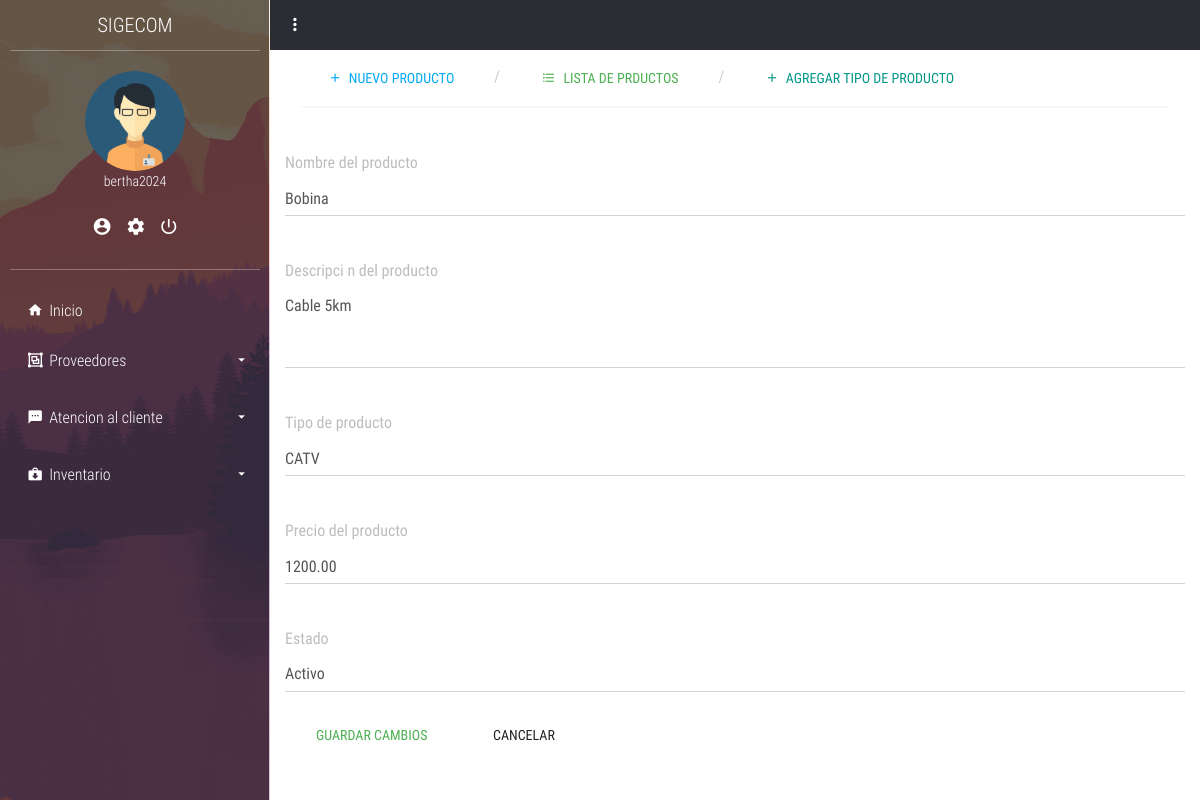
Screenshot of /inventario/productos/editar.php?id_producto=43 (signed in) with the database file from the repository.
### tables this page shows
CREATE TABLE IF NOT EXISTS `usuario` (
  `ID_usuario` int NOT NULL AUTO_INCREMENT,
  `id_personal` int DEFAULT NULL,
  `Nombre_usuario` varchar(50) NOT NULL,
  `Correo` varchar(250) DEFAULT NULL,
  `password` varchar(100) NOT NULL,
  `ID_tipousuario` int DEFAULT NULL,
  `Estado` int DEFAULT '1',
  `confirmado` int NOT NULL DEFAULT '0',
  `codigo` varchar(4) DEFAULT NULL,
  `token` int DEFAULT NULL,
  `fecha` timestamp NOT NULL,
  PRIMARY KEY (`ID_usuario`),
  KEY `ID_tipousuario` (`ID_tipousuario`),
  KEY `id_Personal` (`id_personal`)
);

CREATE TABLE IF NOT EXISTS `productos` (
  `id_producto` int NOT NULL AUTO_INCREMENT,
  `nombre` varchar(100) NOT NULL,
  `descripcion` text,
  `id_tipo_producto` int DEFAULT NULL,
  `precio` decimal(10,2) NOT NULL,
  `fecha_registro` timestamp NULL DEFAULT CURRENT_TIMESTAMP,
  `estado` int DEFAULT '1',
  PRIMARY KEY (`id_producto`),
  KEY `id_tipo_producto` (`id_tipo_producto`)
);

CREATE TABLE IF NOT EXISTS `tipo_producto` (
  `ID_tipo_producto` int NOT NULL AUTO_INCREMENT,
  `Nom_producto` varchar(100) NOT NULL,
  `Estado` int DEFAULT '1',
  PRIMARY KEY (`ID_tipo_producto`)
);

### app/config.php (called while the page is built, shortened)
<?php
$URL = "http://localhost/sigecom/";

### layout/sesion.php (called while the page is built, shortened)
<?php
if (isset($_SESSION['sesion_usuario'])) {
    $nombre_usuario_sesion = $_SESSION['sesion_usuario'];
    $sql = "SELECT u.ID_usuario, u.Nombre_usuario, u.ID_tipousuario, tu.Nombre_tipousuario as rol, p.ID_cargo, u.Correo
            FROM usuario as u
            INNER JOIN tipo_usuario as tu ON u.ID_tipousuario = tu.ID_tipousuario
            INNER JOIN personal as p ON u.id_personal = p.ID_personal
            WHERE Nombre_usuario = :nombre_usuario_sesion";
    $query = $pdo->prepare($sql);
    $query->execute(['nombre_usuario_sesion' => $nombre_usuario_sesion]);
    $usuarios = $query->fetchAll(PDO::FETCH_ASSOC);
    foreach ($usuarios as $usuario) {
        $nombres_sesion = $usuario['Nombre_usuario'];
        $rol_sesion = $usuario['rol'];
    }
} else {
    echo "no existe sesion";
    header('Location: ' . $URL . '/login');
}

### inventario/productos/editar.php (the view, shortened to what this page needs)
<?php
include ('../../app/config.php');
include ('../../layout/sesion.php');
include ('../../layout/parte1.php');
?>
<?php
$id_producto = isset($_GET['id_producto']) ? $_GET['id_producto'] : '';
$consulta_producto = $pdo->prepare("SELECT nombre, descripcion, id_tipo_producto, precio, estado FROM productos WHERE id_producto = :id_producto");
$consulta_producto->execute([':id_producto' => $id_producto]);
$fila = $consulta_producto->fetch(PDO::FETCH_ASSOC);
?>
<div class="container-fluid">
<?php include ('layout/parte1.php');?>
<form id="editarFormProducto<?php echo $id_producto; ?>" action="<?php echo $URL; ?>/app/controllers/inventario/productos/editar.php" method="post">
    <div class="form-group">
        <label for="nombre-producto-<?php echo $id_producto; ?>">Nombre del producto</label>
        <input type="text" class="form-control" id="nombre-producto-<?php echo $id_producto; ?>" name="nombre-reg" value="<?php echo htmlspecialchars($fila['nombre']); ?>" required>
    </div>
    <div class="form-group">
        <label for="descripcion-producto-<?php echo $id_producto; ?>">Descripci n del producto</label>
        <textarea class="form-control" id="descripcion-producto-<?php echo $id_producto; ?>" name="descripcion-reg" rows="3"><?php echo htmlspecialchars($fila['descripcion']); ?></textarea>
    </div>
    <div class="form-group">
        <label for="tipo-producto-<?php echo $id_producto; ?>">Tipo de producto</label>
        <select class="form-control" id="tipo-producto-<?php echo $id_producto; ?>" name="id_tipo_producto">
            <?php
            $consulta_tipo_producto = $pdo->prepare("SELECT ID_tipo_producto, Nom_producto FROM tipo_producto WHERE Estado = 1 ORDER BY Nom_producto");
            $consulta_tipo_producto->execute();
            while ($fila_tipo_producto = $consulta_tipo_producto->fetch(PDO::FETCH_ASSOC)) {
                ?>
                <option value="<?php echo $fila_tipo_producto['ID_tipo_producto']; ?>" <?php echo $fila_tipo_producto['ID_tipo_producto'] == $fila['id_tipo_producto'] ? 'selected' : ''; ?>>
                    <?php echo $fila_tipo_producto['Nom_producto']; ?>
                </option>
                <?php
            }
            ?>
        </select>
    </div>
    <div class="form-group">
        <label for="precio-producto-<?php echo $id_producto; ?>">Precio del producto</label>
        <input type="number" class="form-control" id="precio-producto-<?php echo $id_producto; ?>" name="precio-reg" value="<?php echo htmlspecialchars($fila['precio']); ?>" required>
    </div>
    <div class="form-group">
        <label for="estado-producto-<?php echo $id_producto; ?>">Estado</label>
        <select class="form-control" id="estado-producto-<?php echo $id_producto; ?>" name="estado-reg">
            <option value="1" <?php echo $fila['estado'] == 1 ? 'selected' : ''; ?>>Activo</option>
        </select>
    </div>
    <button type="submit" class="btn btn-success">Guardar Cambios</button>
    <a href="javascript:window.history.back();" class="btn btn-default">Cancelar</a>
</form>
</div>

### layout/parte1.php (shortened to what this page needs)
<!DOCTYPE html>
<html lang="es">
<head>
	<link rel="stylesheet" href="<?php echo $URL; ?>/plant/css/main.css">
</head>
<body>
	<section class="full-box cover dashboard-sideBar">
		<div class="full-box dashboard-sideBar-ct">
			<div class="full-box text-uppercase text-center text-titles dashboard-sideBar-title">
				SIGECOM <i class="zmdi zmdi-close btn-menu-dashboard visible-xs"></i>
			</div>
			<div class="full-box dashboard-sideBar-UserInfo">
				<figure class="full-box">
					<img src="<?php echo $URL; ?>/plant/assets/avatars/AdminMaleAvatar.png" alt="UserIcon">
					<figcaption class="text-center text-titles"><?php echo $nombres_sesion; ?></figcaption>
				</figure>
				<ul class="full-box list-unstyled text-center">
					<li>
						<a href="<?php echo $URL; ?>/my_data" title="Mis datos">
							<i class="zmdi zmdi-account-circle"></i>
						</a>
					</li>
					<li>
						<a href="<?php echo $URL; ?>/my_account" title="Mi cuenta">
							<i class="zmdi zmdi-settings"></i>
						</a>
					</li>
					<li>
    <a href="#" title="Cerrar Sesión" onclick="confirmacionCerrarSesion(event)">
        <i class="zmdi zmdi-power"></i>
    </a>
</li>
				</ul>
			</div>
			<ul class="list-unstyled full-box dashboard-sideBar-Menu">
				<li>
					<a href="<?php echo $URL; ?>/home.php">
						<i class="zmdi zmdi-home zmdi-hc-fw"></i> Inicio
					</a>
				</li>
				<?php if ($rol_sesion !== "tecnico"): ?>
				<li>
					<a href="#!" class="btn-sideBar-SubMenu">
						<i class="zmdi zmdi-group zmdi-hc-fw"></i> Proveedores <i class="zmdi zmdi-caret-down pull-right"></i>
					</a>
					<ul class="list-unstyled full-box">
					</ul>
				</li>
<?php endif; ?>
				<?php if ($rol_sesion !== "tecnico"): ?>
				<li>
					<a href="#!" class="btn-sideBar-SubMenu">
						<i class="zmdi zmdi-comment-more zmdi-hc-fw"></i> Atencion al cliente<i class="zmdi zmdi-caret-down pull-right"></i>
					</a>
					<ul class="list-unstyled full-box">
					</ul>
				</li>
				<?php endif; ?>
				<?php if ($rol_sesion !== "tecnico"): ?>
				<li>
					<a href="#!" class="btn-sideBar-SubMenu">
						<i class="zmdi zmdi-case-download zmdi-hc-fw"></i> Inventario <i class="zmdi zmdi-caret-down pull-right"></i>
					</a>
					<ul class="list-unstyled full-box">
					</ul>
				</li>
				<?php endif; ?>
			</ul>
		</div>
	</section>
	<section class="full-box dashboard-contentPage">
		<nav class="full-box dashboard-Navbar">
			<ul class="full-box list-unstyled text-right">
				<li class="pull-left">
					<a href="#!" class="btn-menu-dashboard"><i class="zmdi zmdi-more-vert"></i></a>
				</li>
			</ul>
		</nav>
</body>
</html>

### plant/css/main.css (style rules this page uses)
body, html { background-color: #fff; width: 100%; height: 100%; margin: 0; padding: 0; position: relative; font-size: 16px; font-family: 'RobotoCondensed'; overflow: hidden; }
.full-box { margin: 0; padding: 0; width: 100%; box-sizing: border-box; }
.cover { background: 50% 50% no-repeat; background-size: cover; }
.text-titles { font-family: 'RobotoCondensedLight' }
.dashboard-sideBar, .dashboard-contentPage { position: absolute; top: 0; height: 100%; transition: all .3s ease-in-out; }
.dashboard-sideBar, .dashboard-sideBar-ct { width: 270px; }
.dashboard-sideBar { left: 0; z-index: 2; background-image: url('../assets/img/sideBar.png'); border-right: 1px solid rgba(255, 255, 255, .7); overflow: hidden; }
.dashboard-sideBar-ct { position: relative; height: 100%; background-color: rgba(42, 45, 52, 0.7); padding: 0 10px; padding-bottom: 30px; }
.dashboard-sideBar-title, .dashboard-sideBar-title > i { height: 50px; line-height: 50px; color: #fff; font-size: 20px; }
.dashboard-sideBar-title { position: relative; }
.dashboard-sideBar-UserInfo { border-top: 1px solid rgba(255, 255, 255, .3); border-bottom: 1px solid rgba(255, 255, 255, .3); color: #fff; font-size: 14px; padding: 20px 0; }
.dashboard-sideBar-UserInfo figure img { width: 100px; height: 100px; border-radius: 100%; display: block; margin: 0 auto; }
.dashboard-sideBar-UserInfo ul { margin-top: 15px; }
.dashboard-sideBar-UserInfo ul > li, .dashboard-sideBar-UserInfo ul > li > a { display: inline-block; color: #fff; }
.dashboard-sideBar-UserInfo ul > li > a { outline: none; font-size: 20px; padding: 7px; transition: all .3s ease-in-out; }
.dashboard-sideBar-Menu { padding-top: 15px; }
.dashboard-sideBar-Menu > li, .dashboard-sideBar-Menu > li > a, .dashboard-sideBar-Menu > li > ul > li, .dashboard-sideBar-Menu > li > ul > li > a { line-height: 50px; font-family: "RobotoCondensedLight"; display: block; color: #fff; text-decoration: none; border-radius: 4px; transition: all .3s ease-in-out; position: relative; }
.dashboard-sideBar-Menu > li > a > i.zmdi-caret-down { line-height: 50px; transition: all .3s ease-in-out; }
.dashboard-sideBar-Menu > li > a { padding: 0 15px; box-sizing: border-box; height: 50px; outline: none; }
.dashboard-sideBar-Menu > li > ul { position: relative; padding-top: 7px; height: 0; overflow: hidden; }
.dashboard-contentPage { right: 0; z-index: 1; padding-left: 270px; }
.dashboard-Navbar, .dashboard-Navbar > ul, .dashboard-Navbar > ul >li, .dashboard-Navbar > ul > li > a { height: 50px; line-height: 50px; }
.dashboard-Navbar > ul > li > a { outline: none; }
.dashboard-Navbar { background-color: #2A2D34; overflow: hidden; }
.dashboard-Navbar > ul >li, .dashboard-Navbar > ul > li > a { display: inline-block; width: 50px; text-align: center; color: #fff; margin: 0; padding: 0; font-size: 20px; transition: all .3s ease-in-out; position: relative; }

### rows the page displays
usuario: Nombre_usuario "bertha2024"
productos: nombre-reg "Bobina", descripcion-reg "Cable 5km", id_tipo_producto "CATV", precio-reg "1200.00", estado-reg "Activo"
